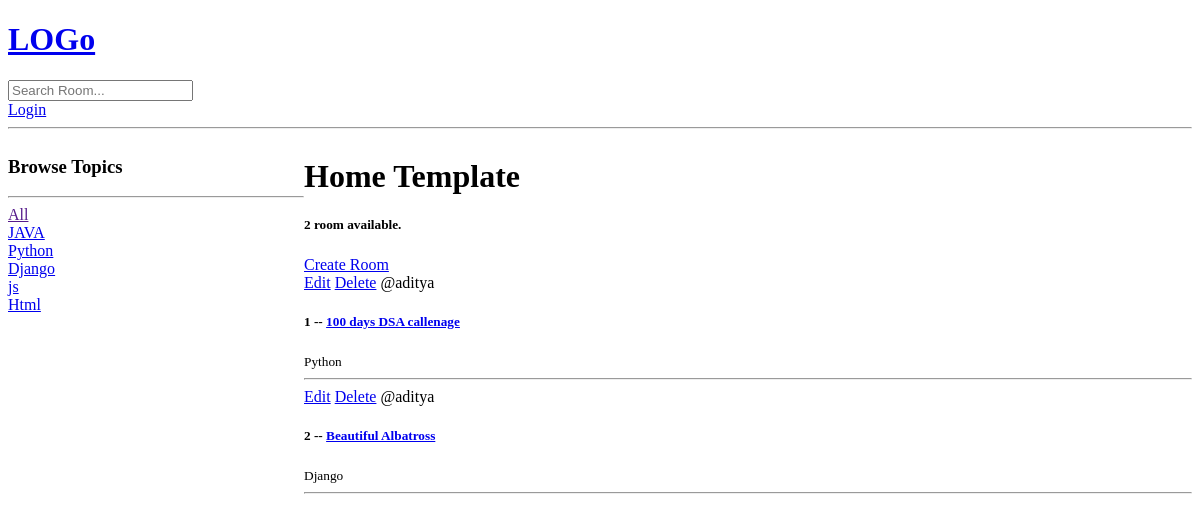
The app's page /, older data.
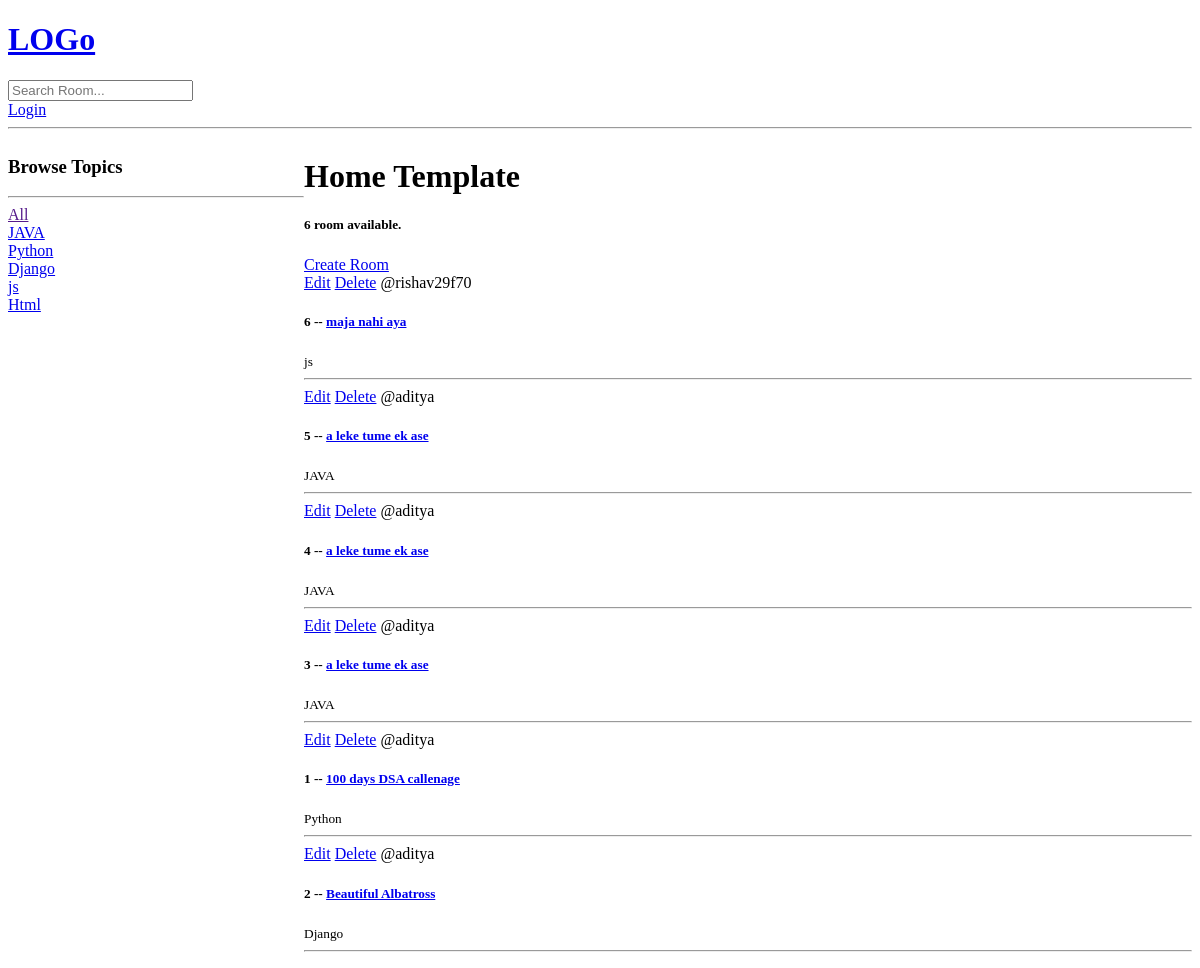
The same page, newer data.
### base/models.py (models this page shows, shortened)
class Topic(models.Model):
  name= models.CharField(max_length=200)
  def __str__(self):
    return self.name

class Room(models.Model):
  host= models.ForeignKey(User, on_delete=models.SET_NULL, null=True)
  topic= models.ForeignKey(Topic, on_delete=models.SET_NULL, null= True)
  name= models.CharField(max_length=200)
  desciption= models.TextField(null=True, blank=True)
  updated= models.DateTimeField(auto_now=True)
  created= models.DateTimeField(auto_now_add=True)
  class Meta:
    ordering= ['-updated', '-created']

### base/views.py (the view)
# urls.py: path('', views.home, name="home"),
def home(request):
    q= request.GET.get('q') if request.GET.get('q')!=None else ''
    rooms= Room.objects.filter(
        Q(topic__name__icontains= q) |
        Q(name__icontains=q) |
        Q(desciption__icontains=q)
    )
    topics= Topic.objects.all()
    room_count= rooms.count()
    context= {'room':rooms, 'topic':topics, 'room_count':room_count}
    return render(request, 'base/home.html', context)

### base/templates/base/home.html (shortened to what this page needs)
{% extends 'main.html' %}
{% block content %}
<div class="home-container">
    <div>
        <h3>Browse Topics</h3>
        <hr>
            <div>
                <a href="">All</a>
            </div>
        {% for t in topic %}
            <div>
                <a href="{% url 'home' %}?q={{t.name}}">{{t.name}}</a>
            </div>
        {% endfor %}
    </div>
    <div>
        <h1>Home Template</h1>
        <div>
            <h5>{{ room_count }} room available.</h5>
            <a href="{% url 'create-room' %}">Create Room</a>
            <div>
                {% for room in room %}
                <div>
                    <a href="{% url 'update-room' room.id %}">Edit</a>
                    <a href="{% url 'delete-room' room.id %}">Delete</a>
                    <span>@{{room.host.username}}</span>
                    <h5>{{ room.id }} -- <a href="{% url 'room' room.id %}">{{ room.name }}</a></h5>
                    <small>{{room.topic}}</small>
                    <hr>
                </div>
                {% endfor %}
            </div>
        </div>
    </div>
</div>
{% endblock %}

### templates/main.html (shortened to what this page needs)
<!DOCTYPE html>
<html lang="en">
<head>
</head>
<body>
    {% include 'navbar.html'%}
    {% block content %}
    {% endblock  %}
</body>
</html>

### templates/navbar.html
<a href="/">
    <h1>LOGo</h1>
</a>
<form method="GET" action="{% url 'home' %}">
    <input type="text" name="q" placeholder="Search Room...">
</form>
{% if request.user.is_authenticated %}
<a href="{% url 'logout' %}">Logout</a>
{% else %}
<a href="{% url 'login' %}">Login</a>
{% endif %}
<hr>

### base/templates/base/home.html (style rules this page uses)
.home-container { display: grid; grid-template-columns: 1fr 3fr; }

Row changes from the older to the newer data that the page shows:
added Room: host.username "rishav29f70", id "6", name "maja nahi aya", topic "js"
added Room: host.username "aditya", id "5", name "a leke tume ek ase", topic "JAVA"
added Room: host.username "aditya", id "4", name "a leke tume ek ase", topic "JAVA"
added Room: host.username "aditya", id "3", name "a leke tume ek ase", topic "JAVA"
Text that changed along with them:
{{ room_count }}: "2" → "6"
